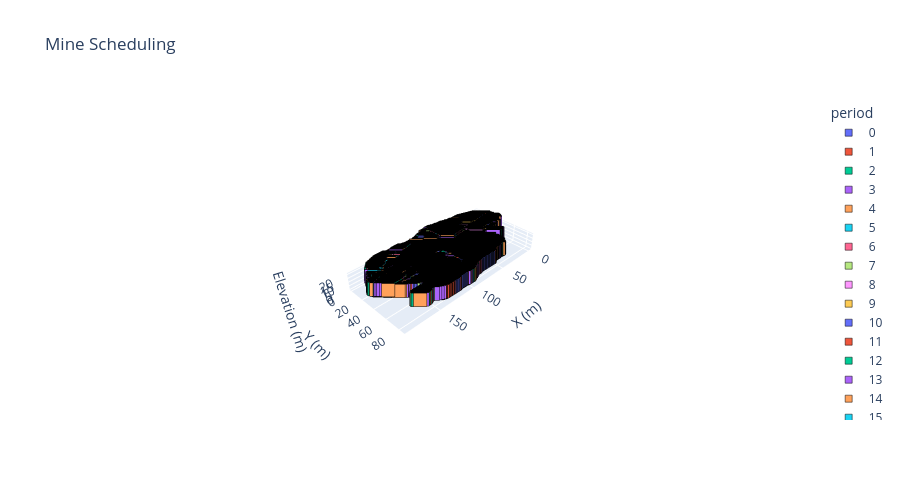

The cell this chart's notebook holds for it:
### Markdown cell above
### Mine Scheduling 3D Plot

### Code cell
# Block dimensions
dx, dy, dz = 1, 1, 1

# Filter extracted blocks and prepare data
d = blocks.loc[blocks.period.notna()].copy()
d["period"] = d["period"].astype(int)
d[["x","y","z"]] *= [dx, dy, dz]
d["period"] -= d["period"].min()
d["period"] = d["period"].astype(str)

# Axis scaling for correct proportions
r = d[["x","y","z"]].max() - d[["x","y","z"]].min()
s = r.max()

# 3D categorical scatter with Plotly default colors
fig = px.scatter_3d(d, x="x", y="y", z="z", color="period", color_discrete_sequence=px.colors.qualitative.Plotly,
    category_orders={"period": sorted(d["period"], key=int)}, labels={"color": "Periods"}, 
    title="Mine Scheduling", width=900, height=500).update_traces(marker=dict(symbol="square", size=7, 
    line=dict(width=0.5, color="black"))).update_layout(scene=dict(xaxis_title="X (m)", yaxis_title="Y (m)", 
    zaxis_title="Elevation (m)", aspectmode="manual", aspectratio=dict(x=r.x/s, y=r.y/s, z=r.z/s)))
fig.show()

### Figure 1 — Plotly figure (JSON) as saved in the notebook; plotly's stock layout.template omitted (floating-point values rounded to 4 significant figures; data arrays with more than 128 entries replaced by an {"elided": "..."} marker saying what was removed)
{"data": [{"hovertemplate": "period=0<br>x=%{x}<br>y=%{y}<br>z=%{z}<extra></extra>", "legendgroup": "0", "marker": {"color": "#636EFA", "line": {"color": "black", "width": 0.5}, "size": 7, "symbol": "square"}, "mode": "markers", "name": "0", "scene": "scene", "showlegend": true, "type": "scatter3d", "x": {"elided": "2512 int values"}, "y": {"elided": "2512 int values"}, "z": {"elided": "2512 int values"}}, {"hovertemplate": "period=1<br>x=%{x}<br>y=%{y}<br>z=%{z}<extra></extra>", "legendgroup": "1", "marker": {"color": "#EF553B", "line": {"color": "black", "width": 0.5}, "size": 7, "symbol": "square"}, "mode": "markers", "name": "1", "scene": "scene", "showlegend": true, "type": "scatter3d", "x": {"elided": "2600 int values"}, "y": {"elided": "2600 int values"}, "z": {"elided": "2600 int values"}}, {"hovertemplate": "period=2<br>x=%{x}<br>y=%{y}<br>z=%{z}<extra></extra>", "legendgroup": "2", "marker": {"color": "#00CC96", "line": {"color": "black", "width": 0.5}, "size": 7, "symbol": "square"}, "mode": "markers", "name": "2", "scene": "scene", "showlegend": true, "type": "scatter3d", "x": {"elided": "2710 int values"}, "y": {"elided": "2710 int values"}, "z": {"elided": "2710 int values"}}, {"hovertemplate": "period=3<br>x=%{x}<br>y=%{y}<br>z=%{z}<extra></extra>", "legendgroup": "3", "marker": {"color": "#AB63FA", "line": {"color": "black", "width": 0.5}, "size": 7, "symbol": "square"}, "mode": "markers", "name": "3", "scene": "scene", "showlegend": true, "type": "scatter3d", "x": {"elided": "3954 int values"}, "y": {"elided": "3954 int values"}, "z": {"elided": "3954 int values"}}, {"hovertemplate": "period=4<br>x=%{x}<br>y=%{y}<br>z=%{z}<extra></extra>", "legendgroup": "4", "marker": {"color": "#FFA15A", "line": {"color": "black", "width": 0.5}, "size": 7, "symbol": "square"}, "mode": "markers", "name": "4", "scene": "scene", "showlegend": true, "type": "scatter3d", "x": {"elided": "3467 int values"}, "y": {"elided": "3467 int values"}, "z": {"elided": "3467 int values"}}, {"hovertemplate": "period=5<br>x=%{x}<br>y=%{y}<br>z=%{z}<extra></extra>", "legendgroup": "5", "marker": {"color": "#19D3F3", "line": {"color": "black", "width": 0.5}, "size": 7, "symbol": "square"}, "mode": "markers", "name": "5", "scene": "scene", "showlegend": true, "type": "scatter3d", "x": {"elided": "3674 int values"}, "y": {"elided": "3674 int values"}, "z": {"elided": "3674 int values"}}, {"hovertemplate": "period=6<br>x=%{x}<br>y=%{y}<br>z=%{z}<extra></extra>", "legendgroup": "6", "marker": {"color": "#FF6692", "line": {"color": "black", "width": 0.5}, "size": 7, "symbol": "square"}, "mode": "markers", "name": "6", "scene": "scene", "showlegend": true, "type": "scatter3d", "x": {"elided": "3312 int values"}, "y": {"elided": "3312 int values"}, "z": {"elided": "3312 int values"}}, {"hovertemplate": "period=7<br>x=%{x}<br>y=%{y}<br>z=%{z}<extra></extra>", "legendgroup": "7", "marker": {"color": "#B6E880", "line": {"color": "black", "width": 0.5}, "size": 7, "symbol": "square"}, "mode": "markers", "name": "7", "scene": "scene", "showlegend": true, "type": "scatter3d", "x": {"elided": "3252 int values"}, "y": {"elided": "3252 int values"}, "z": {"elided": "3252 int values"}}, {"hovertemplate": "period=8<br>x=%{x}<br>y=%{y}<br>z=%{z}<extra></extra>", "legendgroup": "8", "marker": {"color": "#FF97FF", "line": {"color": "black", "width": 0.5}, "size": 7, "symbol": "square"}, "mode": "markers", "name": "8", "scene": "scene", "showlegend": true, "type": "scatter3d", "x": {"elided": "3279 int values"}, "y": {"elided": "3279 int values"}, "z": {"elided": "3279 int values"}}, {"hovertemplate": "period=9<br>x=%{x}<br>y=%{y}<br>z=%{z}<extra></extra>", "legendgroup": "9", "marker": {"color": "#FECB52", "line": {"color": "black", "width": 0.5}, "size": 7, "symbol": "square"}, "mode": "markers", "name": "9", "scene": "scene", "showlegend": true, "type": "scatter3d", "x": {"elided": "3735 int values"}, "y": {"elided": "3735 int values"}, "z": {"elided": "3735 int values"}}, {"hovertemplate": "period=10<br>x=%{x}<br>y=%{y}<br>z=%{z}<extra></extra>", "legendgroup": "10", "marker": {"color": "#636EFA", "line": {"color": "black", "width": 0.5}, "size": 7, "symbol": "square"}, "mode": "markers", "name": "10", "scene": "scene", "showlegend": true, "type": "scatter3d", "x": {"elided": "4176 int values"}, "y": {"elided": "4176 int values"}, "z": {"elided": "4176 int values"}}, {"hovertemplate": "period=11<br>x=%{x}<br>y=%{y}<br>z=%{z}<extra></extra>", "legendgroup": "11", "marker": {"color": "#EF553B", "line": {"color": "black", "width": 0.5}, "size": 7, "symbol": "square"}, "mode": "markers", "name": "11", "scene": "scene", "showlegend": true, "type": "scatter3d", "x": {"elided": "2719 int values"}, "y": {"elided": "2719 int values"}, "z": {"elided": "2719 int values"}}, {"hovertemplate": "period=12<br>x=%{x}<br>y=%{y}<br>z=%{z}<extra></extra>", "legendgroup": "12", "marker": {"color": "#00CC96", "line": {"color": "black", "width": 0.5}, "size": 7, "symbol": "square"}, "mode": "markers", "name": "12", "scene": "scene", "showlegend": true, "type": "scatter3d", "x": {"elided": "3510 int values"}, "y": {"elided": "3510 int values"}, "z": {"elided": "3510 int values"}}, {"hovertemplate": "period=13<br>x=%{x}<br>y=%{y}<br>z=%{z}<extra></extra>", "legendgroup": "13", "marker": {"color": "#AB63FA", "line": {"color": "black", "width": 0.5}, "size": 7, "symbol": "square"}, "mode": "markers", "name": "13", "scene": "scene", "showlegend": true, "type": "scatter3d", "x": {"elided": "3621 int values"}, "y": {"elided": "3621 int values"}, "z": {"elided": "3621 int values"}}, {"hovertemplate": "period=14<br>x=%{x}<br>y=%{y}<br>z=%{z}<extra></extra>", "legendgroup": "14", "marker": {"color": "#FFA15A", "line": {"color": "black", "width": 0.5}, "size": 7, "symbol": "square"}, "mode": "markers", "name": "14", "scene": "scene", "showlegend": true, "type": "scatter3d", "x": {"elided": "4128 int values"}, "y": {"elided": "4128 int values"}, "z": {"elided": "4128 int values"}}, {"hovertemplate": "period=15<br>x=%{x}<br>y=%{y}<br>z=%{z}<extra></extra>", "legendgroup": "15", "marker": {"color": "#19D3F3", "line": {"color": "black", "width": 0.5}, "size": 7, "symbol": "square"}, "mode": "markers", "name": "15", "scene": "scene", "showlegend": true, "type": "scatter3d", "x": {"elided": "3541 int values"}, "y": {"elided": "3541 int values"}, "z": {"elided": "3541 int values"}}, {"hovertemplate": "period=16<br>x=%{x}<br>y=%{y}<br>z=%{z}<extra></extra>", "legendgroup": "16", "marker": {"color": "#FF6692", "line": {"color": "black", "width": 0.5}, "size": 7, "symbol": "square"}, "mode": "markers", "name": "16", "scene": "scene", "showlegend": true, "type": "scatter3d", "x": {"elided": "5256 int values"}, "y": {"elided": "5256 int values"}, "z": {"elided": "5256 int values"}}, {"hovertemplate": "period=17<br>x=%{x}<br>y=%{y}<br>z=%{z}<extra></extra>", "legendgroup": "17", "marker": {"color": "#B6E880", "line": {"color": "black", "width": 0.5}, "size": 7, "symbol": "square"}, "mode": "markers", "name": "17", "scene": "scene", "showlegend": true, "type": "scatter3d", "x": {"elided": "4540 int values"}, "y": {"elided": "4540 int values"}, "z": {"elided": "4540 int values"}}, {"hovertemplate": "period=18<br>x=%{x}<br>y=%{y}<br>z=%{z}<extra></extra>", "legendgroup": "18", "marker": {"color": "#FF97FF", "line": {"color": "black", "width": 0.5}, "size": 7, "symbol": "square"}, "mode": "markers", "name": "18", "scene": "scene", "showlegend": true, "type": "scatter3d", "x": {"elided": "3243 int values"}, "y": {"elided": "3243 int values"}, "z": {"elided": "3243 int values"}}, {"hovertemplate": "period=19<br>x=%{x}<br>y=%{y}<br>z=%{z}<extra></extra>", "legendgroup": "19", "marker": {"color": "#FECB52", "line": {"color": "black", "width": 0.5}, "size": 7, "symbol": "square"}, "mode": "markers", "name": "19", "scene": "scene", "showlegend": true, "type": "scatter3d", "x": {"elided": "3184 int values"}, "y": {"elided": "3184 int values"}, "z": {"elided": "3184 int values"}}, {"hovertemplate": "period=20<br>x=%{x}<br>y=%{y}<br>z=%{z}<extra></extra>", "legendgroup": "20", "marker": {"color": "#636EFA", "line": {"color": "black", "width": 0.5}, "size": 7, "symbol": "square"}, "mode": "markers", "name": "20", "scene": "scene", "showlegend": true, "type": "scatter3d", "x": {"elided": "5124 int values"}, "y": {"elided": "5124 int values"}, "z": {"elided": "5124 int values"}}, {"hovertemplate": "period=21<br>x=%{x}<br>y=%{y}<br>z=%{z}<extra></extra>", "legendgroup": "21", "marker": {"color": "#EF553B", "line": {"color": "black", "width": 0.5}, "size": 7, "symbol": "square"}, "mode": "markers", "name": "21", "scene": "scene", "showlegend": true, "type": "scatter3d", "x": {"elided": "5260 int values"}, "y": {"elided": "5260 int values"}, "z": {"elided": "5260 int values"}}, {"hovertemplate": "period=22<br>x=%{x}<br>y=%{y}<br>z=%{z}<extra></extra>", "legendgroup": "22", "marker": {"color": "#00CC96", "line": {"color": "black", "width": 0.5}, "size": 7, "symbol": "square"}, "mode": "markers", "name": "22", "scene": "scene", "showlegend": true, "type": "scatter3d", "x": {"elided": "5680 int values"}, "y": {"elided": "5680 int values"}, "z": {"elided": "5680 int values"}}, {"hovertemplate": "period=23<br>x=%{x}<br>y=%{y}<br>z=%{z}<extra></extra>", "legendgroup": "23", "marker": {"color": "#AB63FA", "line": {"color": "black", "width": 0.5}, "size": 7, "symbol": "square"}, "mode": "markers", "name": "23", "scene": "scene", "showlegend": true, "type": "scatter3d", "x": {"elided": "6312 int values"}, "y": {"elided": "6312 int values"}, "z": {"elided": "6312 int values"}}, {"hovertemplate": "period=24<br>x=%{x}<br>y=%{y}<br>z=%{z}<extra></extra>", "legendgroup": "24", "marker": {"color": "#FFA15A", "line": {"color": "black", "width": 0.5}, "size": 7, "symbol": "square"}, "mode": "markers", "name": "24", "scene": "scene", "showlegend": true, "type": "scatter3d", "x": {"elided": "4032 int values"}, "y": {"elided": "4032 int values"}, "z": {"elided": "4032 int values"}}], "layout": {"height": 500, "legend": {"title": {"text": "period"}, "tracegroupgap": 0}, "scene": {"aspectmode": "manual", "aspectratio": {"x": 1, "y": 0.4474, "z": 0.1105}, "domain": {"x": [0, 1], "y": [0, 1]}, "xaxis": {"title": {"text": "X (m)"}}, "yaxis": {"title": {"text": "Y (m)"}}, "zaxis": {"title": {"text": "Elevation (m)"}}}, "title": {"text": "Mine Scheduling"}, "width": 900}}
